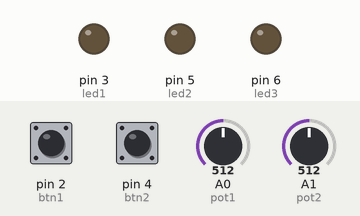
Recording of a sketch running on a simulated Arduino Uno, built with avr-gcc and run on an emulated ATmega328P. Shown: output pins drawn as LEDs (lit = HIGH). Inputs (shaded band) come from the test bench; at power-on: pin 2 (btn1) HIGH, pin 4 (btn2) HIGH, A0 (pot1) = 512, A1 (pot2) = 512. The ROS host is connected and sends only what is stated.

Above: at 1.2 s.
1.3 s: pin 2 (btn1) pulled LOW for 0.25 s
At 1.51 s:
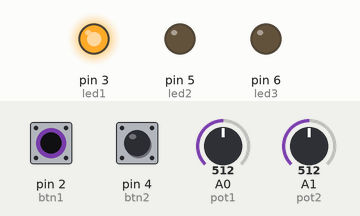
3.1 s: pin 4 (btn2) pulled LOW for 0.25 s
At 3.33 s:
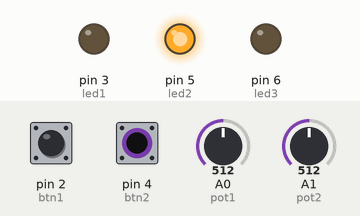
4.9 s: pin 4 (btn2) pulled LOW for 3.2 s
At 8.6 s:
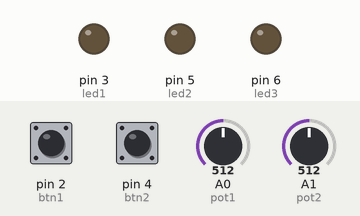
9.7 s: pin 2 (btn1) pulled LOW for 3.2 s
At 10.4 s:
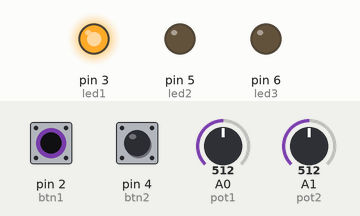
14.4 s: pin 2 (btn1) driven LOW and pin 4 (btn2) driven LOW
At 15.4 s:
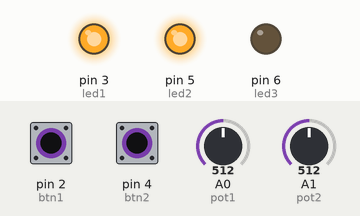
Timing chart, 0 to 17.0 s (numbered marks = the images above; inputs shaded):
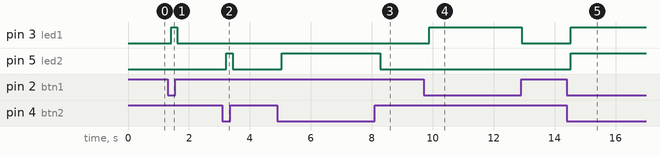

The sketch:

arduino_publisher.ino
```cpp
#include <ros.h>
#include <std_msgs/String.h>
#include <std_msgs/Float64.h>
#include <std_msgs/Empty.h>

ros::NodeHandle slave_arduino;  // instancia o node Handle

std_msgs::Float64 msg_btn1;  // instacia as variaveis com o tipo de mensagem
std_msgs::Float64 msg_btn2;

std_msgs::Float64 msg_pot1;
std_msgs::Float64 msg_pot2;

ros::Publisher arduino_btn1("sensor1", &msg_btn1);  // inicia um publicador com o nome do topico de sensor1
ros::Publisher arduino_btn2("sensor2", &msg_btn2);

ros::Publisher arduino_pot1("throttle_position", &msg_pot1);
ros::Publisher arduino_pot2("engine_speed", &msg_pot2);

int pot1 = A0;
int pot2 = A1;
int btn1 = 2;
int btn2 = 4;

int led1 = 3;
int led2 = 5;
int led3 = 6;

// funcao chamada ao receber um subscriber
void sonar_aviso(const std_msgs::Float64& toggle_msg){
  float objeto = toggle_msg.data;  // recebe os dados da mensagem
  if(objeto == 1.0){
    digitalWrite(led3, HIGH);
    }
    else{
      digitalWrite(led3, LOW);
    }
  }

ros::Subscriber<std_msgs::Float64> sub("led_ultrasonic", &sonar_aviso);  // cria um assinante do topico led_ultrasonic e chama a fucao sonar_aviso

void setup() {
  // put your setup code here, to run once:

  slave_arduino.initNode();  // inicia o identificador do no ROS

  // anuncia todos os topicos que estao sendo publicados e assina todos os topicos que deseja ouvir
  slave_arduino.advertise(arduino_btn1);
  slave_arduino.advertise(arduino_btn2);
  slave_arduino.advertise(arduino_pot1);
  slave_arduino.advertise(arduino_pot2);
  slave_arduino.subscribe(sub);

  // declara os pinos
  pinMode(2, INPUT_PULLUP);
  pinMode(4, INPUT_PULLUP);
  pinMode(3, OUTPUT);
  pinMode(5, OUTPUT);
  pinMode(6, OUTPUT);

}

void loop() {
  // put your main code here, to run repeatedly:

  // le as informacoes dos sensores e guardam nas mensagens que serao postadas
  if (digitalRead(btn1) == LOW){
    msg_btn1.data = 1;
    digitalWrite(led1, HIGH);
  }
  else{
    msg_btn1.data = 0;
    digitalWrite(led1, LOW);
  }

  if (digitalRead(btn2) == LOW){
    msg_btn2.data = 1;
    digitalWrite(led2, HIGH);
  }
  else{
    msg_btn2.data = 0;
    digitalWrite(led2, LOW);
  }

  slave_arduino.spinOnce();

  float valor_pot = analogRead(pot1);
  msg_pot1.data = valor_pot;

  float valor_pot2 = analogRead(pot2);
  msg_pot2.data = valor_pot2;

  // publica as mensagens
  arduino_btn1.publish( &msg_btn1 );
  arduino_btn2.publish( &msg_btn2 );

  arduino_pot1.publish(&msg_pot1);
  arduino_pot2.publish(&msg_pot2);

  delay(200);
}
```

Measured:
- after the input at 1.3 s, pin 3 (led1): LOW → HIGH after 0.11 s, → LOW 0.20 s later
- after the input at 3.1 s, pin 5 (led2): LOW → HIGH after 0.13 s, → LOW 0.20 s later
- after the input at 4.9 s, pin 5 (led2): LOW → HIGH after 0.15 s, → LOW 3.2 s later
- after the input at 9.7 s, pin 3 (led1): LOW → HIGH after 0.19 s, → LOW 3.0 s later
- after the input at 14.4 s, pin 3 (led1), pin 5 (led2): LOW → HIGH after 0.13 s
